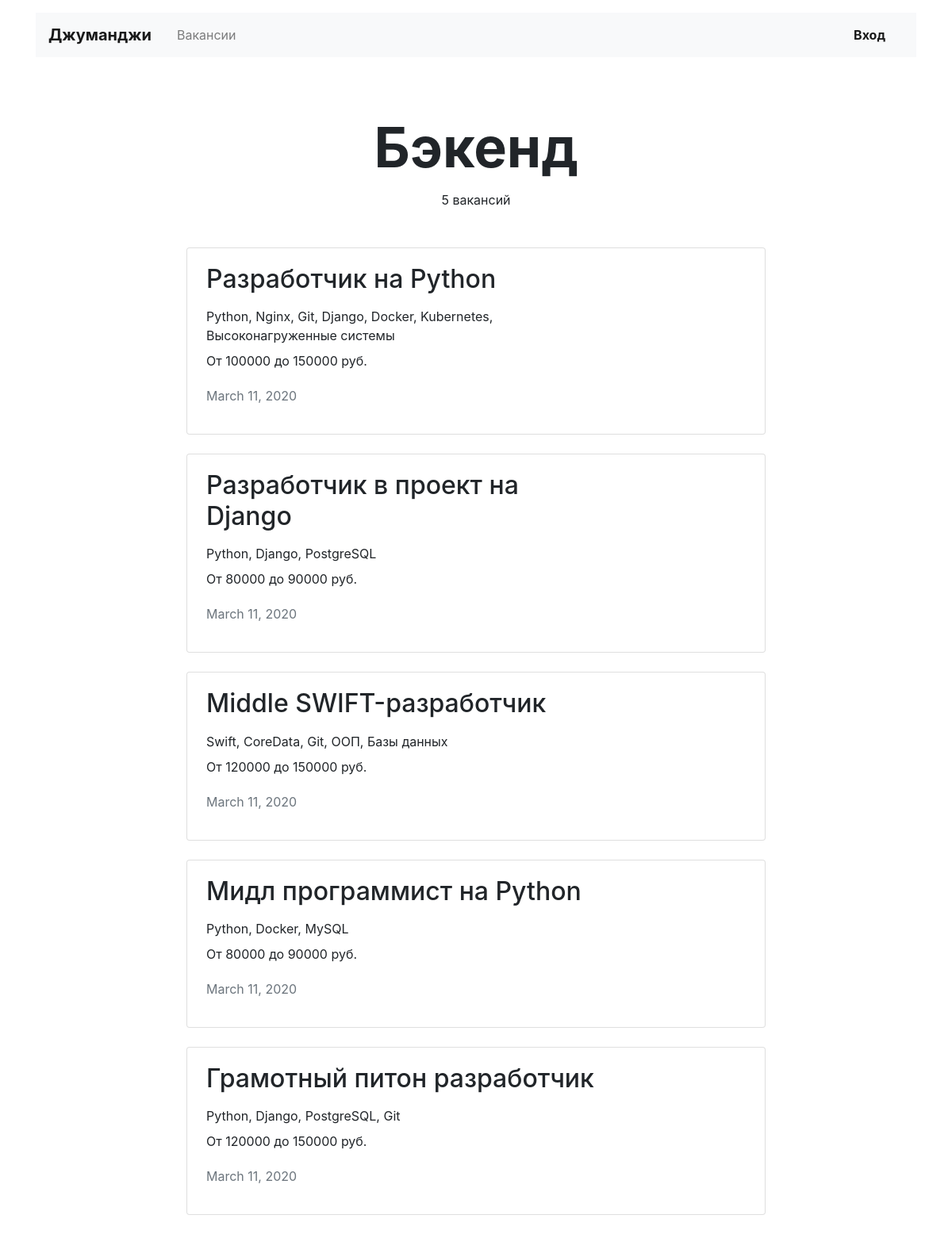
The page /vacancies/cat/backend/ on the database its author committed.
### vacancy/models.py (models this page shows, shortened)
class Specialty(models.Model):
    code = models.CharField(max_length=16)
    title = models.CharField(max_length=32)
    picture = models.URLField(default='https://place-hold.it/100x60')
    class Meta:
        verbose_name = 'Specialty'
        verbose_name_plural = 'Specialties'

class Vacancy(models.Model):
    title = models.CharField(max_length=32)
    specialty = models.ForeignKey(Specialty, on_delete=models.CASCADE, related_name="vacancies")
    company = models.ForeignKey(Company, on_delete=models.CASCADE, related_name="vacancies")
    skills = models.TextField()
    description = models.TextField()
    salary_min = models.IntegerField()
    salary_max = models.IntegerField()
    published_at = models.DateField()
    class Meta:
        verbose_name = 'Vacancy'
        verbose_name_plural = 'Vacancies'

### vacancy/views.py (the view)
# urls.py: path('vacancies/cat/<str:vacancy_cat>/', CatView.as_view(), name='cat_view'),
class CatView(ListView):
    model = Vacancy
    context_object_name = 'vacancies'
    template_name = 'vacancy/vacancies.html'
    def get_queryset(self):
        return (
            self.model.objects
            .filter(specialty__code=self.kwargs['vacancy_cat'])
            .select_related('specialty', 'company')
        )
    def get_context_data(self, **kwargs):
        context = super().get_context_data(**kwargs)
        context['vacancy_title'] = get_object_or_404(Specialty, code=self.kwargs['vacancy_cat'])
        return context

### vacancy/templatetags/ru_pluralize.py (called while the page is built)
@register.filter()
def ru_pluralize(number, arg: str = 'ночь,ночи,ночей'):
    nominative_singular, genitive_singular, genitive_plural = arg.split(',')
    number = abs(number)
    if number % 10 in [0, 5, 6, 7, 8, 9] or 11 <= number % 100 <= 19:
        return f'{number} {genitive_plural}'
    elif number % 10 == 1:
        return f'{number} {nominative_singular}'
    else:
        return f'{number} {genitive_singular}'

### templates/vacancy/vacancies.html (shortened to what this page needs)
{% extends 'vacancy/base.html' %}
{% load ru_pluralize %}
{% block container %}
  <main class="container mt-3">
    <section>
      {% if vacancy_title %}
      <h1 class="h1 text-center mx-auto mt-4 pt-5" style="font-size: 70px;"><strong>{{ vacancy_title.title }}</strong></h1>
      {% endif %}
      <p class="text-center pt-1">{{ vacancies|length|ru_pluralize:'вакансия, вакансии, вакансий' }}</p>
      <div class="row mt-5">
        <div class="col-12 col-lg-8 offset-lg-2 m-auto">
          {% for vacancy in vacancies %}
          <div class="card mb-4">
            <div class="card-body px-4">
              <div class="row">
                <div class="col-12 col-md-8 col-lg-9">
                  <h2 class="h2 pb-2">{{ vacancy.title }}</h2>
                  <p class="mb-2">{{ vacancy.skills }}</p>
                  <p>От {{ vacancy.salary_min }} до {{ vacancy.salary_max }} руб.</p>
                  <p class="text-muted pt-1">{{ vacancy.published_at|date }}</p>
                </div>
                <div class="col-12 col-md-4 col-lg-3 d-flex align-items-end">
                </div>
              </div>
            </div>
          </div>
          {% endfor %}
        </div>
      </div>
    </section>
  </main>
{% endblock %}

### rows shown on the page
Specialty: title "Бэкенд"
Vacancy: title "Разработчик на Python", skills "Python, Nginx, Git, Django, Docker, Kubernetes, Высоконагруженные системы", salary_min "100000", salary_max "150000", published_at "March 11, 2020"
Vacancy: title "Разработчик в проект на Django", skills "Python, Django, PostgreSQL", salary_min "80000", salary_max "90000", published_at "March 11, 2020"
Vacancy: title "Middle SWIFT-разработчик", skills "Swift, CoreData, Git, ООП, Базы данных", salary_min "120000", salary_max "150000", published_at "March 11, 2020"
Vacancy: title "Мидл программист на Python", skills "Python, Docker, MySQL", salary_min "80000", salary_max "90000", published_at "March 11, 2020"
Vacancy: title "Грамотный питон разработчик", skills "Python, Django, PostgreSQL, Git", salary_min "120000", salary_max "150000", published_at "March 11, 2020"

### other values the page prints
{{ vacancies|length|ru_pluralize:'вакансия, вакансии, вакансий' }} "5 вакансий"
